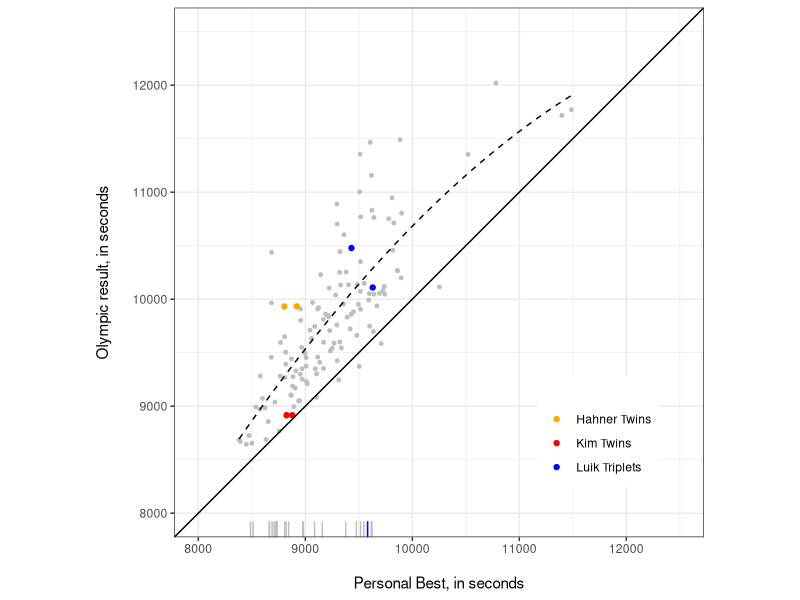
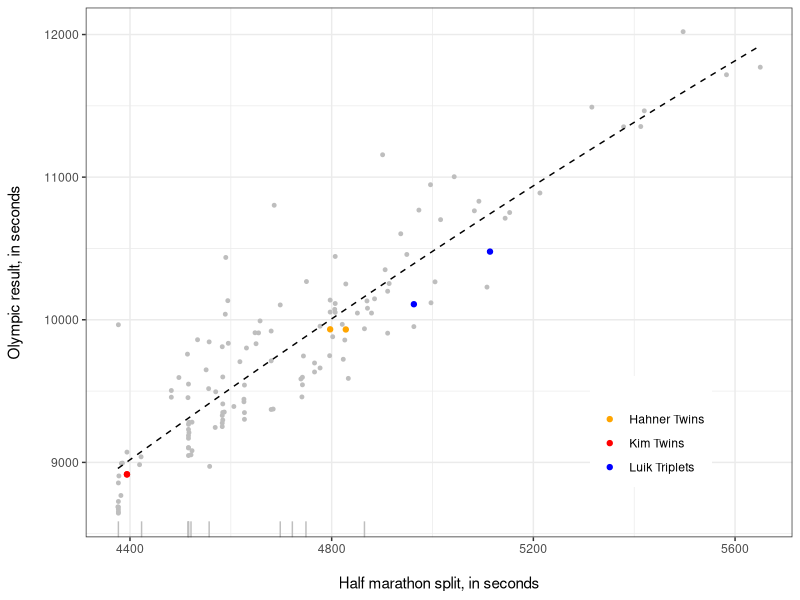
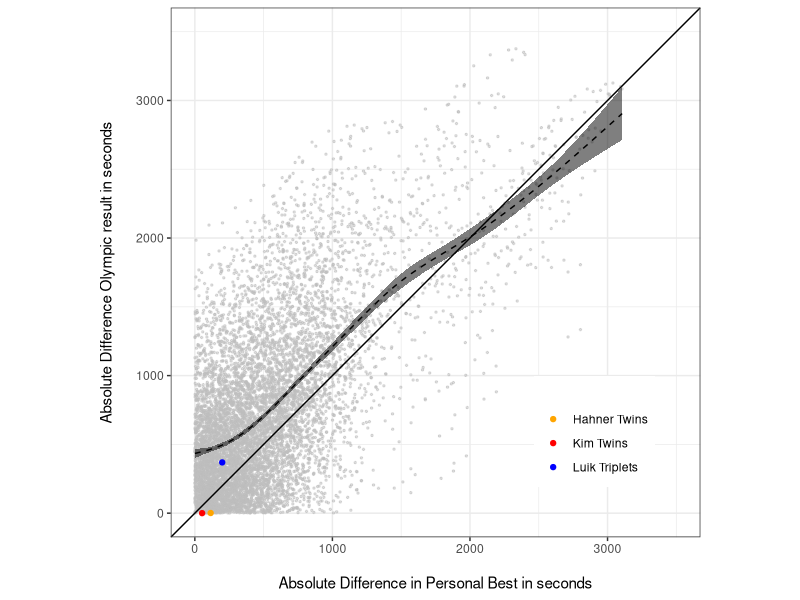
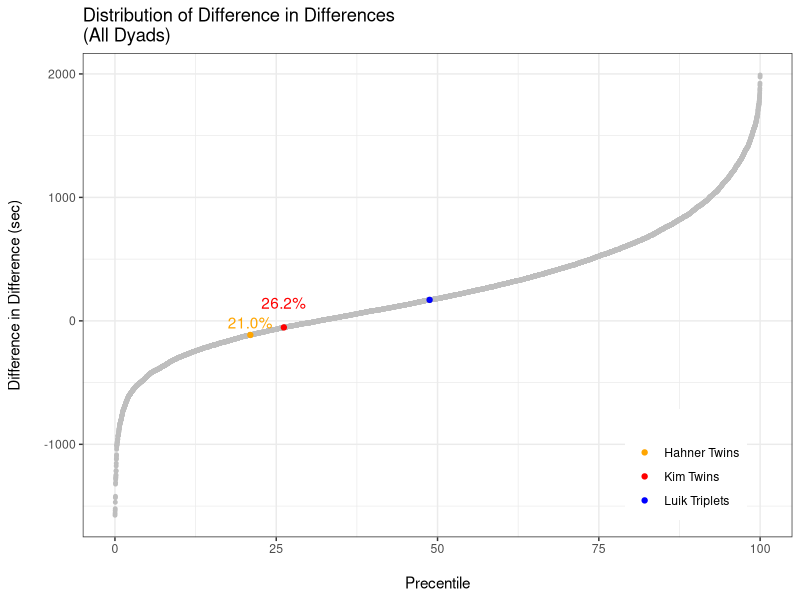
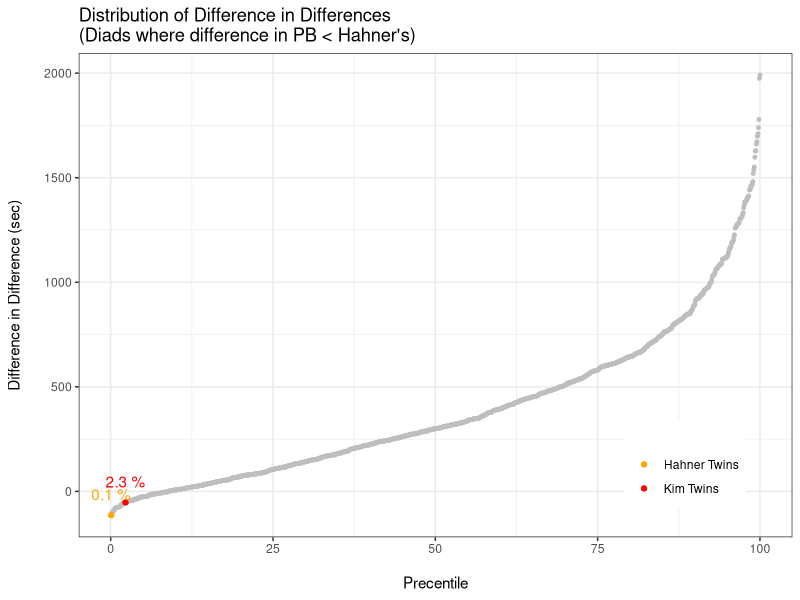
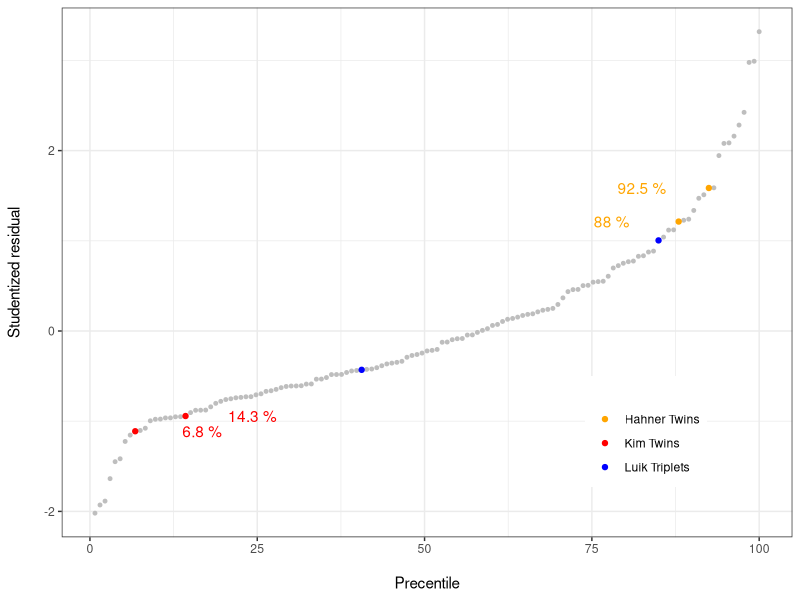
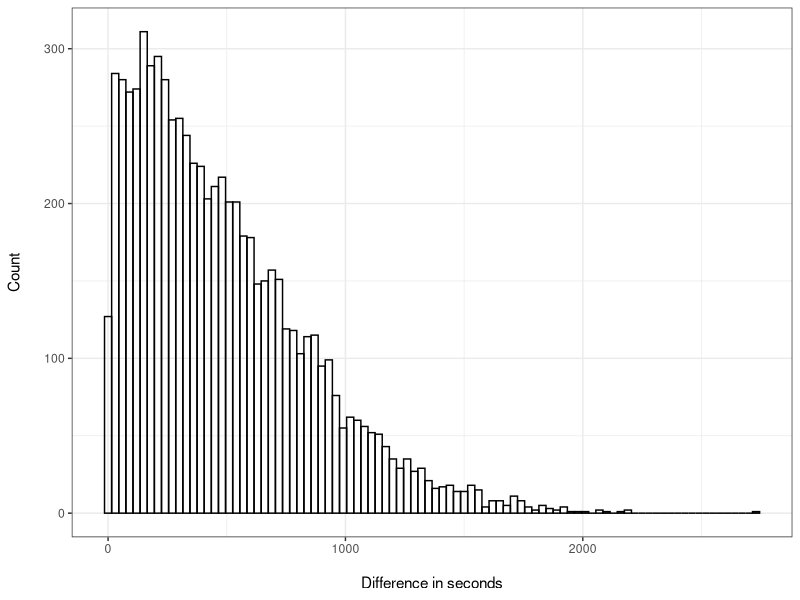
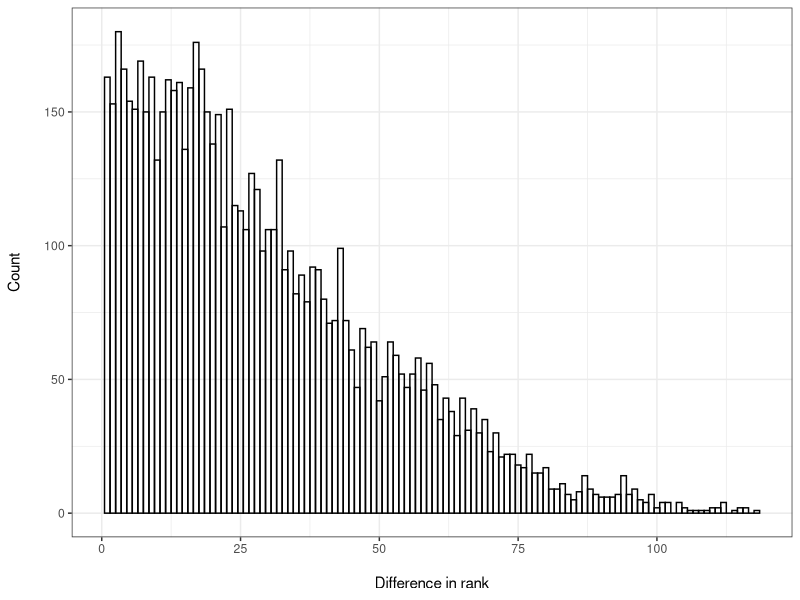

Reproduce these figures in R, in order.
library(MASS)
library(tidyverse)
library(lubridate)
library(stringr)
df <- read.csv("data/times.csv", stringsAsFactors = FALSE) %>% tbl_df()

# Remove Irvette Van Zyl, since she did not start the race due to
# injury.  Her bib number is 1172.
df <- df[df$BIB != 1172,]

# Remove slowest PBs with the assumption that these are different
# df <- df[df$PB < 10000,]

pdf("plots/scatter_plot.pdf", height = 5,  width = 5)
ggplot(aes(y=FINAL, x=PB), data = df) + 
  geom_point(size = 1, colour = "gray") + 
  geom_point(data = df[!is.na(df$TWINS),], aes( col = TWINS)) +
  geom_smooth(method = "lm", formula = y ~ x + I(x^2), colour = "black", alpha = .5, size = .5, linetype = "dashed", fill = "black", se = FALSE) + 
  geom_abline(intercept = 0, slope =1) +
  geom_rug(data = df[is.na(df$FINAL),], aes(x = PB), colour = "gray") +
  geom_rug(data = df[is.na(df$FINAL) & df$TWINS == "Luik Triplets",], aes(x = PB), colour = "blue") +
  coord_fixed(xlim = c(8000,12500), ylim = c(8000,12500)) +
  ylab("Olympic result, in seconds\n") + 
  xlab("\nPersonal Best, in seconds") + 
    ##  ggtitle("Distribution of Y | X") +
  scale_color_manual(values = c("orange", "red", "blue", "gray"), name = "") +
  theme_bw() +
  theme(legend.position = c(.8,.2))
dev.off()

## make scatter plot for half marathon split
pdf("plots/scatter_plot_half.pdf", height = 5,  width = 5)
df2use <- filter(df, !is.na(SPLIT_HALF))
ggplot(aes(y = FINAL, x = SPLIT_HALF), data = df2use) +
    geom_point(size = 1, colour = "gray") + 
    geom_point(data = df2use[!is.na(df2use$TWINS),], aes( col = TWINS)) +
    geom_smooth(method = "lm", formula = y ~ x + I(x^2), colour = "black", alpha = .5, size = .5, linetype = "dashed", fill = "black", se = FALSE) + 
    ## geom_abline(intercept = 0, slope = 1) +
    geom_rug(data = df2use[is.na(df2use$FINAL),], aes(x = SPLIT_HALF), colour = "gray") +
    geom_rug(data = df2use[is.na(df2use$FINAL) & df2use$TWINS == "Luik Triplets",], aes(x = PB), colour = "blue") +
    ##    coord_fixed(xlim = c(4000, 6000), ylim = c(8500, 12500)) +
    ylab("Olympic result, in seconds\n") + 
    xlab("\nHalf marathon split, in seconds") + 
    ##  ggtitle("Distribution of Y | X") +
    scale_color_manual(values = c("orange", "red", "blue", "gray"), name = "") +
    theme_bw() +
    theme(legend.position = c(0.8, 0.2))
dev.off()



nms <- df$ATHLETE
pb <- df$PB
result <- df$FINAL
rank <- min_rank(df$FINAL)
name_i <- vector()
name_j <- vector()
pb_diff <- vector()
result_diff <- vector()
consecutive <- vector()
k = 1
a = 1
for(i in 1:length(pb)){
  for(j in a:length(result)){
    name_i[k] = nms[i]
    name_j[k] = nms[j]
    pb_diff[k] = pb[i] - pb[j]
    result_diff[k] = result[i] - result[j]
    consecutive[k] = ifelse(abs(rank[i] - rank[j]) == 1, T, F) 
    k = k + 1
  }
  a = a + 1 
}


df2 <- data_frame(name_i, name_j, pb_diff, result_diff, diff_in_diff = abs(result_diff) - abs(pb_diff), consecutive)

df2$twins <- ifelse(df2$name_i == "Anna Hahner" & df2$name_j == "Lisa Hahner", "Hahner Twins",
                    ifelse(df2$name_i == "Hye-Gyong Kim" & df2$name_j == "Hye-Song Kim", "Kim Twins",
                           ifelse(df2$name_i == "Leila Luik" & df2$name_j == "Lily Luik", "Luik Triplets", NA)))


df2b <- df2 %>% filter(name_i != name_j, !is.na(diff_in_diff)) %>% arrange(diff_in_diff)

pdf("plots/diff_in_diff_scatter_plot.pdf", height = 5,  width = 5)
ggplot(aes(y=abs(result_diff), x=abs(pb_diff)), data = df2b) + 
  geom_point(size = .5, colour = "gray", alpha = .5) + 
  geom_point(data = df2b[!is.na(df2b$twins),], aes( col = twins)) +
  geom_smooth( colour = "black", alpha = .5, size = .5, linetype = "dashed", fill = "black") + 
  geom_abline(intercept = 0, slope =1) +
  #geom_rug(data = df[is.na(df$FINAL),], aes(x = PB), colour = "gray") +
  #geom_rug(data = df[is.na(df$FINAL) & df$TWINS == "Luik Triplets",], aes(x = PB), colour = "blue") +
  coord_fixed(xlim = c(0,3500), ylim = c(0,3500)) +
  ylab("Absolute Difference Olympic result in seconds\n") + 
  xlab("\nAbsolute Difference in Personal Best in seconds") + 
  #ggtitle("Among all dyadic combinations") +
  scale_color_manual(values = c("orange", "red", "blue", "gray"), name = "") +
  theme_bw() +
  theme(legend.position = c(.8,.2))
dev.off()


pdf("plots/diff_in_diff_1.pdf", height = 5, width = 5)
df2b <- df2b %>% mutate(PERCENTILE = cume_dist(diff_in_diff)*100 )
ggplot(df2b, aes(PERCENTILE,diff_in_diff)) + 
  geom_point(size = 1, colour = "gray") + 
  geom_point(data = na.omit(df2b), aes( col = twins)) + 
  geom_text(data = df2b[df2b$twins == "Hahner Twins",], aes(label =  paste0(formatC(round(PERCENTILE,1), format = "f", flag = "0", digits = 1 ), "%")), nudge_y = 100, colour = "orange") +
  geom_text(data = df2b[df2b$twins == "Kim Twins",], aes(label = paste0(formatC(round(PERCENTILE,1), format = "f", flag = "0", digits = 1 ), "%")), nudge_y = 200, colour = "red") +
  ggtitle("Distribution of Difference in Differences\n(All Dyads)") +
  ylab("Difference in Difference (sec)\n") +
  xlab("\nPrecentile") + 
  scale_color_manual(values = c("orange", "red", "blue", "gray"), name = "") +
  theme_bw() +
  theme(legend.position = c(.85,.15))
dev.off()

pdf("plots/diff_in_diff_2.pdf", height = 5, width = 5)
h_diff <- df2b$pb_diff[df2b$twins == "Hahner Twins" & !is.na(df2b$twins)]
df2c <- df2b %>% filter(abs(pb_diff) <= abs(h_diff)) %>% mutate(PERCENTILE = cume_dist(diff_in_diff)*100 )
ggplot(df2c, aes(PERCENTILE,diff_in_diff)) + 
  geom_point(size = 1, colour = "gray") + 
  geom_point(data = na.omit(df2c), aes( col = twins)) + 
  geom_text(data = df2c[df2c$twins == "Hahner Twins",], aes(label = paste(round(PERCENTILE,1),"%")), nudge_y = 100, colour = "orange") +
  geom_text(data = df2c[df2c$twins == "Kim Twins",], aes(label = paste(round(PERCENTILE,1),"%")), nudge_y = 100, colour = "red") +
  ggtitle("Distribution of Difference in Differences\n(Diads where difference in PB < Hahner's)") +
  ylab("Difference in Difference (sec)\n") +
  xlab("\nPrecentile") + 
  scale_color_manual(values = c("orange", "red", "blue", "gray"), name = "") +
  theme_bw() +
  theme(legend.position = c(.85,.15))
dev.off()

# Plot Studentized Residuals

fit <- lm(FINAL ~ PB + I(PB^2), data = df)
dta <- data.frame( df[!is.na(df$FINAL), c("ATHLETE", "TWINS")], STUD_RESID =  rstudent(fit) )
dta <- arrange(dta, STUD_RESID)
dta <- dta %>% mutate(PERCENTILE = cume_dist(STUD_RESID)*100 )

pdf("plots/studentized_residuals.pdf", height = 5, width = 5)
ggplot(dta, aes(PERCENTILE,STUD_RESID)) + 
  geom_point(size = 1, colour = "gray") + 
  geom_point(data = na.omit(dta), aes( col = TWINS)) + 
  geom_text(data = dta[dta$TWINS == "Hahner Twins",], aes(label = paste(round(PERCENTILE,1),"%")), nudge_x = -10, colour = "orange") +
  geom_text(data = dta[dta$TWINS == "Kim Twins",], aes(label = paste(round(PERCENTILE,1),"%")), nudge_x = 10, colour = "red") +
##  ggtitle("Distribution of Studentized Residuals") +
  ylab("Studentized residual\n") +
  xlab("\nPrecentile") + 
  scale_color_manual(values = c("orange", "red", "blue", "gray"), name = "") +
  theme_bw() +
  theme(legend.position = c(.8,.2))
dev.off()

# Calculate the percent of runners who did not finish.
# (includes women who did not start)
dnf_rate <- sum(is.na(df$FINAL))/length(df$FINAL)

# Estimate linear relationship between personal best and marathon result, excluding twins.
m <- lm(FINAL ~ PB + I(PB^2), data = df[is.na(df$TWINS),])

# Store the total number of runners, N
N <- length(df$PB)

# Save the vector of personal bests
x <- df$PB

# Create data frame to capture simulation output
sim_df <- data_frame(ATHLETE = df$ATHLETE)

# Set seed
set.seed(14252345)

# Set total number of sims
total_sims <- 10000

# Begin simulation
for (i in 1:total_sims){
  
  # Determine whether each runner finishes given the dnf rate
  dnf <- sample(x = c(F,T), size = N, replace = T, prob = c(1-dnf_rate, dnf_rate) )
  
  # Draw each runner's result from a multivariate normal distribution with 
  # mean Beta and sigma equal to the variance-covariance of Beta
  # Draw an error term from a normal distibution with standard deviation equal 
  # to the standard deviation of the model residuals.
  B <- mvrnorm(n = 1, mu = coef(m), Sigma =  vcov(m))
  e <- rnorm(n = N, mean = 0, sd = summary(m)$sigma)
  
  # Remove the results of those that did not finish
  y_hat <- ifelse(dnf, NA, B[1] + x*B[2] + x^2*B[3] +  e )
  

  # Collect the results
  sim_df[[paste0(i)]] <- y_hat
  
}

sim_df <- sim_df %>% gather(SIM, YHAT, -ATHLETE, convert = T) %>% group_by(SIM) %>% mutate(RANK = min_rank(YHAT))


# Compare Anna to Lisa
#
anna <- df %>% filter(ATHLETE == "Anna Hahner")
anna_sim <- sim_df %>% filter(ATHLETE == "Anna Hahner")

lisa <- df %>% filter(ATHLETE == "Lisa Hahner")
lisa_sim <- sim_df %>% filter(ATHLETE == "Lisa Hahner")

hahner_dist <- abs(anna_sim$YHAT - lisa_sim$YHAT) <= abs(anna$FINAL - lisa$FINAL)
hahner_dist <- ifelse(is.na(hahner_dist), FALSE, hahner_dist)

hahner_rank <- abs(anna_sim$RANK - lisa_sim$RANK) <= 1
hahner_rank <- ifelse(is.na(hahner_rank), FALSE, hahner_rank)

pct_less_than_hahner <- sum(hahner_dist)/length(hahner_dist)
pct_consecutive_hahner <- sum(hahner_rank)/length(hahner_rank)

hahner_df <- data_frame(time_diff = abs(anna_sim$YHAT - lisa_sim$YHAT), rank_diff =  abs(anna_sim$RANK - lisa_sim$RANK))

pdf("plots/simulated_time.pdf", height = 5, width = 5)
ggplot(hahner_df, aes(time_diff)) + 
  geom_histogram(binwidth = 30, colour = "black", fill = NA) +
  xlab("\nDifference in seconds") +
  ylab("Count\n") +
#  ggtitle("\nSimulated final time") +
  theme_bw()
dev.off()

pdf("plots/simulated_rank.pdf", height = 5, width = 5)
ggplot(hahner_df, aes(rank_diff)) + 
  geom_histogram(binwidth = 1, colour = "black", fill = NA) +
  xlab("\nDifference in rank") +
  ylab("Count\n") +
#  ggtitle("\nSimulated final rank") +
  theme_bw()
dev.off()


# Compare Gyong to Song
#
gyong_sim <- sim_df %>% filter(ATHLETE == "Hye-Gyong Kim")
gyong <- df %>% filter(ATHLETE == "Hye-Gyong Kim")

song_sim <-  sim_df %>% filter(ATHLETE == "Hye-Song Kim")
song <-  df %>% filter(ATHLETE == "Hye-Song Kim")

kim_dist <- abs(gyong_sim$YHAT - song_sim$YHAT) <= abs(gyong$FINAL - song$FINAL)
kim_dist <- ifelse(is.na(kim_dist), FALSE, kim_dist)

kim_rank <- abs(gyong_sim$RANK - song_sim$RANK) <= 1
kim_rank <- ifelse(is.na(kim_rank), FALSE, kim_rank)

pct_less_than_kim <- sum(kim_rank)/length(kim_rank)
pct_consecutive_kim <- sum(kim_rank)/length(kim_rank)

pct_consecutive_hahner_and_kim <- sum(hahner_rank & kim_rank)/length(hahner_rank & kim_rank)

# Calculate the percent of the races where the twins placed in consecutive order.

cat("The race was simulated", total_sims, "times.")
cat("The Hahner twins place consecutively in ", round(pct_consecutive_hahner*100, 2), "% of the simulations.", sep = "")
cat("The Kim twins place consecutively in ", round(pct_consecutive_kim*100, 2), "% of the simulations.", sep = "")
cat("Both the Hahner and Kim twins place consecutively in ", round(pct_consecutive_hahner_and_kim*100, 2), "% of the simulations.", sep = "")




# time <- c("SPLIT_5K", "SPLIT_10K","SPLIT_15K", "SPLIT_20K", "SPLIT_HALF", "SPLIT_25K", "SPLIT_30K", "SPLIT_35K", "SPLIT_40K", "FINAL")
# dist <- c(5, 10, 15, 20, 42.195/2, 25, 30, 35, 40, 42.195)
# td <- data.frame(time, dist, stringsAsFactors = F)
# df2 <- df %>% tbl_df %>% gather(time, value, SB:FINAL) %>% filter(str_detect(time, "SPLIT")) %>% left_join(td, by = "time")
# df2 <- df2 %>% group_by(time) %>% mutate(std_value = (value - mean(value, na.rm = T))/sd(value, na.rm = T) )
# ggplot(df2 %>% filter(!is.na(TWINS)), aes(dist, std_value, group = ATHLETE, colour = TWINS)) + geom_point()

